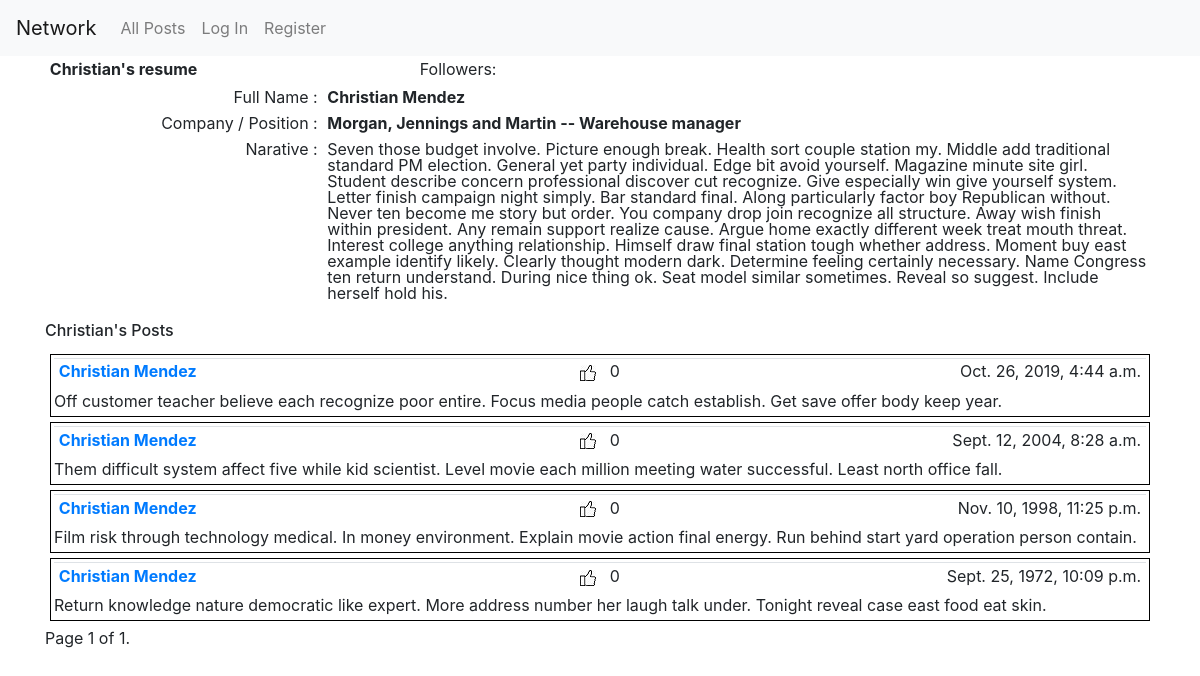
Page /9/ on the committed database.
### network/models.py (models this page shows, shortened)
class Resume(models.Model):
    user = models.OneToOneField("User", on_delete=models.CASCADE,
                                primary_key=True, related_name='details')
    company = models.CharField(max_length=64)
    job = models.CharField(max_length=64)
    website = models.URLField
    narative = models.TextField(max_length=1024)

class User(AbstractUser):
    pass

class Post(models.Model):
    user = models.ForeignKey("User", on_delete=models.CASCADE, related_name='posts')
    timestamp = models.DateTimeField(default=timezone.now)
    body = models.TextField(blank=False)
    likes = models.IntegerField(default=0)
    unlikes = models.IntegerField(default=0)

### network/views.py (the view)
# urls.py: path("<int:pk>/", views.ResumeDetailView.as_view(), name="resume"),
class ResumeDetailView(SingleObjectMixin, ListView):
    context_object_name = "resume"
    paginate_by = 10
    template_name = 'network/resume_detail.html'
    def get(self, request, *args, **kwargs):
        self.object = self.get_object(queryset=Resume.objects.all())
        return super().get(request, *args, **kwargs)
    def get_queryset(self):
        return self.object.user.posts.all().order_by('-timestamp')
    def get_context_data(self, **kwargs):
        context = super().get_context_data(**kwargs)
        context['resume'] = self.object
        return context

### network/templates/network/resume_detail.html (shortened to what this page needs)
{% extends "network/layout.html" %}
{% load static %}
{% block body %}
  <div id="user-resume-view">
  <table class="table table1 table-borderless table-sm">
    <tr>
      <td><b>{{ resume.user.first_name }}'s resume</b></td>
      <td id="followers">Followers: </td>
      <td>
      </td>
    </tr>
  </table>
    <table class="table table-borderless table-sm" width="75%">
        <col style="width:25%">
        <col style=width:50%">
        <tr>
            <td class="text-right">Full Name : </td>
            <td><b> {{ resume.user.first_name }} {{ resume.user.last_name }}</b></td>
        </tr>
        <tr>
            <td class="text-right">Company / Position :</td>
          <td><b>{{ resume.company }} -- {{ resume.job }}</b></td>
        </tr>
        <tr>
            <td class="text-right">Narative : </td>
            <td>{{ resume.narative }}</td>
        </tr>
    </table>
    <div id="all-post-view">
      <h6>{{ resume.user.first_name }}'s Posts</h6>
      <div class="pagination">
        <span class="step-links">
          {% for post in page_obj %}
            <div class="posts">
              {% if post.user.username == user.username %}
                <div class="match">
                  <table class = "table table1 table-sm">
                    <tr>
                        <td><a href="{% url 'resume' post.user.id %}">
                              <b>{{ post.user.first_name }} {{ post.user.last_name }}</b>
                            </a>
                        </td>
                        <td id="likes"><img src="{% static 'like-128.jpg' %}" alt="Likes"> &nbsp {{ post.likes }}</td>
                        <td><span style="float: right">{{ post.timestamp }}</span></td>
                    </tr>
                  </table>
                  {{ post.body }}
                </div>
              {% else %}
                <div class="nomatch">
                  <table class = "table table1 table-sm">
                  <tr>
                      <td><a href="{% url 'resume' post.user.id %}">
                            <b>{{ post.user.first_name }} {{ post.user.last_name }}</b>
                          </a>
                      </td>
                      <td id="likes"><img src="{% static 'like-128.jpg' %}" alt="Likes"> &nbsp {{ post.likes }}</td>
                      <td><span style="float: right">{{ post.timestamp }}</span></td>
                  </tr>
                  </table>
                  {{ post.body }}
                </div>
              {% endif %}
            </div>
          {% endfor %}
          <span class="current">
              Page {{ page_obj.number }} of {{ page_obj.paginator.num_pages }}.
          </span>
        </span>
      </div>
    </div>
  </div>
{% endblock %}

### network/static/network/styles.css (style rules this page uses)
html { font-family: Arial, sans-serif; }
.posts { max-height: 100px; overflow-y: auto; padding: 3px; margin: 5px; border: 1px solid black; }
.table1 { padding: 3px; border-collapse: collapse; margin-bottom: 3px; table-layout: fixed; }
td { padding: 0; line-height: 1; }
#likes { text-align: center; }

### rows in the picture
Resume: user.first_name "Christian", user.last_name "Mendez", company "Morgan, Jennings and Martin", job "Warehouse manager", narative "Seven those budget involve. Picture enough break. Health sort couple station my. Middle add traditional standard PM election. General yet party individual. Edge bit avoid yourself. Magazine minute site girl. Student describe concern professional discover cut recognize. Give especially win give yourself system. Letter finish campaign night simply. Bar standard final. Along particularly factor boy Republican without. Never ten become me story but order. You company drop join recognize all structure. Away wish finish within president. Any remain support realize cause. Argue home exactly different week treat mouth threat. Interest college anything relationship. Himself draw final station tough…"
Post: user.first_name "Christian", user.last_name "Mendez", likes "0", timestamp "Oct. 26, 2019, 4:44 a.m.", body "Off customer teacher believe each recognize poor entire. Focus media people catch establish. Get save offer body keep year."
Post: user.first_name "Christian", user.last_name "Mendez", likes "0", timestamp "Sept. 12, 2004, 8:28 a.m.", body "Them difficult system affect five while kid scientist. Level movie each million meeting water successful. Least north office fall."
Post: user.first_name "Christian", user.last_name "Mendez", likes "0", timestamp "Nov. 10, 1998, 11:25 p.m.", body "Film risk through technology medical. In money environment. Explain movie action final energy. Run behind start yard operation person contain."
Post: user.first_name "Christian", user.last_name "Mendez", likes "0", timestamp "Sept. 25, 1972, 10:09 p.m.", body "Return knowledge nature democratic like expert. More address number her laugh talk under. Tonight reveal case east food eat skin."

### other values in the picture
{{ page_obj.number }} "1"
{{ page_obj.paginator.num_pages }} "1"
